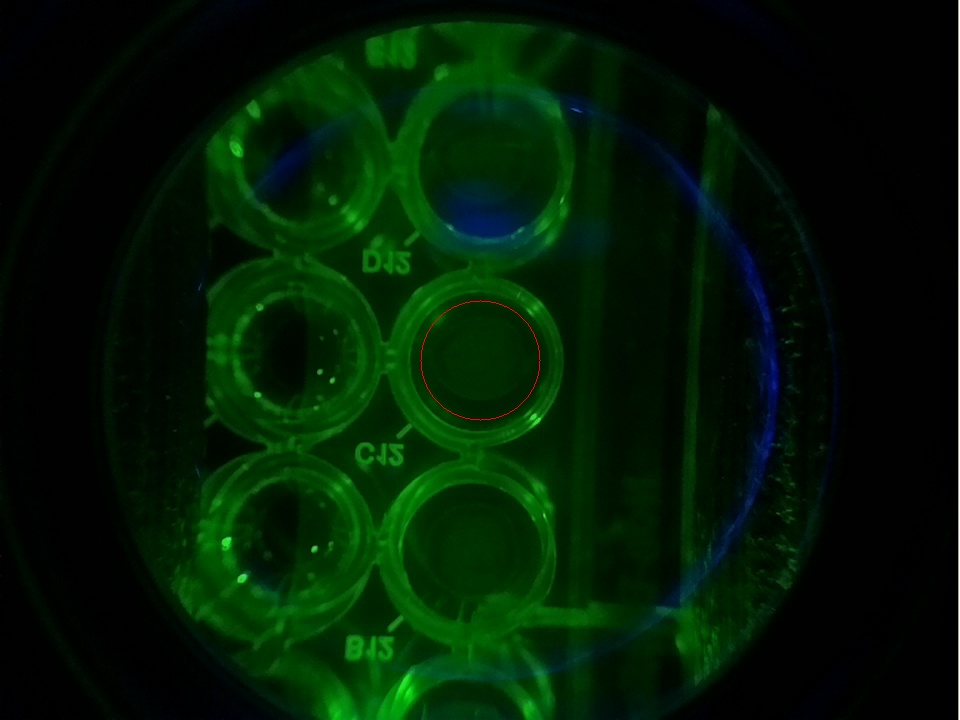
#> input picture OPTICS/20201101/2/IMG_20201102-232357.jpg, 960 x 720 px; its folder holds only this picture in this run
$ python FOURMIA_img_process_2color_wholesale.py
#> lines starting #> are read from the running program, lines starting #| are printed output that depends on the picture
# Standard imports
import os
import cv2
from PIL import Image
import numpy as np
from skimage.exposure import rescale_intensity
from skimage.filters import threshold_yen
from matplotlib import pyplot as plt
from sklearn.datasets import load_iris
from sklearn import tree
from imutils import paths

# folder_names = ["1pm-2","1pm-3","100fm-1","100fm-2","100fm-3","10fm-1","10fm-2","10fm-3","1fm-1","1fm-2","1fm-3",
#                 "1fm-4","0fm-1","0fm-2","0fm-3","0fm-4",]
# folder_names = ["0fm-4","1fm-4"]
folder_names = ["A-1-G","A-2-G","A-3-G","A-4-G",
                "B-1-G","B-2-G","B-3-G","B-4-G",
                "C-1-G","C-2-G","C-3-G","C-4-G",
                "D-1-G","D-2-G","D-3-G","D-4-G"]
# folder_name = "10pm-2"
file1 = open("results.txt","w")

for folder_name in folder_names:
    imagePathString = "./MAG COVID EVAL/mag-05312021/plate3/" + folder_name + "/2/"
    imagePaths = sorted(list(paths.list_images(imagePathString)))

    for imagePath in imagePaths:
        img_raw = cv2.imread(imagePath)
#> img_raw is the input picture: shape (720, 960, 3); mean B, G, R 4.4, 27.4, 1.9
        img_0 = img_raw[120:1030, 620:1230, :]
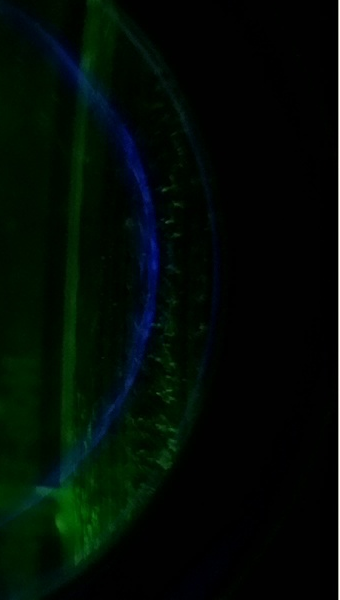
#> img_0: shape (600, 340, 3); mean B, G, R 5.8, 12, 2.2
        img_np_0 = cv2.cvtColor(img_0, cv2.COLOR_BGR2RGB)
        hsv_0 = cv2.cvtColor(img_0, cv2.COLOR_BGR2HSV)
#> hsv_0: shape (600, 340, 3); mean H, S, V 42.9, 148.8, 13.8
        img_gray_0 = cv2.cvtColor(img_0, cv2.COLOR_BGR2GRAY)
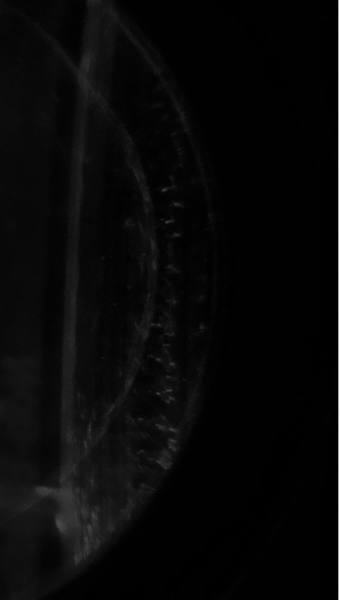
#> img_gray_0: shape (600, 340); min 0, max 255, mean 8.3
        # cv2.imshow("orig", img_0)
        # cv2.imshow("gray orig", img_gray_0)

        img_2 = img_0.copy()
        img_3 = img_0.copy()
        s = (img_3.shape[0], img_3.shape[1], img_3.shape[2])
#> s = (600, 340, 3)
        img_4 = np.zeros(s).astype(np.uint8)
        img_4_2 = img_4.copy()
        for i in range(0, img_0.shape[0]):
            for j in range(0, img_0.shape[1]):
                if img_gray_0[i, j] > 15:  # parameter 1
                    if img_2[i, j, 2] > 10 and img_2[i, j, 0] > 8:  # parameter 2 and 3
                        if img_2[i, j, 2] / img_2[i, j, 1] > 0.55:  # parameter 4
                            img_3[i, j, :] = img_2[i, j, :].copy()
                        else:
                            img_3[i, j, :] = [0, 0, 0]
                    else:
                        img_3[i, j, :] = [0, 0, 0]
                else:
                    img_3[i, j, :] = [0, 0, 0]

                # #### for only green beads
                # if img_gray_0[i, j] > 50 and img_2[i, j, 2] / img_2[i, j, 1] > 0.6:  # parameter 5 6
                #     img_4[i, j, :] = img_2[i, j, :].copy()
                # elif img_gray_0[i, j] > 40 and img_2[i, j, 2] / img_2[i, j, 1] > 0.7:  # parameter 7 8
                #     img_4[i, j, :] = img_2[i, j, :].copy()

                ##### for red beads in green-red condition
                # if img_gray_0[i, j] > 50 and img_2[i, j, 2] / img_2[i, j, 1] > 0.65 and img_2[i, j, 0] / img_2[
                #     i, j, 2] < .75:  # parameter 5 6 7; <0.75 red
                #     img_4[i, j, :] = img_2[i, j, :].copy()
                # elif img_gray_0[i, j] > 40 and img_2[i, j, 2] / img_2[i, j, 1] > 0.75 and img_2[i, j, 0] / img_2[
                #     i, j, 2] < .75:  # parameter 8 9 10; <0.75 red
                #     img_4[i, j, :] = img_2[i, j, :].copy()

                # if img_gray_0[i, j] > 50 and img_2[i, j, 2] / img_2[i, j, 1] > 0.4 and img_2[i, j, 0] / img_2[
                #     i, j, 2] > .75:  # parameter 5 6 7; >0.75 green
                #     img_4[i, j, :] = img_2[i, j, :].copy()
                # elif img_gray_0[i, j] > 40 and img_2[i, j, 2] / img_2[i, j, 1] > 0.5 and img_2[i, j, 0] / img_2[
                #     i, j, 2] > .75:  # parameter 8 9 10; >0.75 green
                #     img_4[i, j, :] = img_2[i, j, :].copy()

                if img_gray_0[i, j] > 50 and img_2[i, j, 2] / img_2[i, j, 1] > 0.6 and img_2[i, j, 2] / img_2[
                    i, j, 1] < 0.8:  # parameter 5 6 green
                    img_4[i, j, :] = img_2[i, j, :].copy()
                elif img_gray_0[i, j] > 40 and img_2[i, j, 2] / img_2[i, j, 1] > 0.7 and img_2[i, j, 2] / img_2[
                    i, j, 1] < 0.8:  # parameter 7 8 green
                    img_4[i, j, :] = img_2[i, j, :].copy()

                if img_gray_0[i, j] > 50 and img_gray_0[i, j] < 150 and img_2[i, j, 2] / img_2[
                    i, j, 1] > 0.8:  # parameter 5 6 red
                    img_4_2[i, j, :] = img_2[i, j, :].copy()
                elif img_gray_0[i, j] > 40 and img_gray_0[i, j] < 150 and img_2[i, j, 2] / img_2[
                    i, j, 1] > 0.85:  # parameter 7 8 red
                    img_4_2[i, j, :] = img_2[i, j, :].copy()
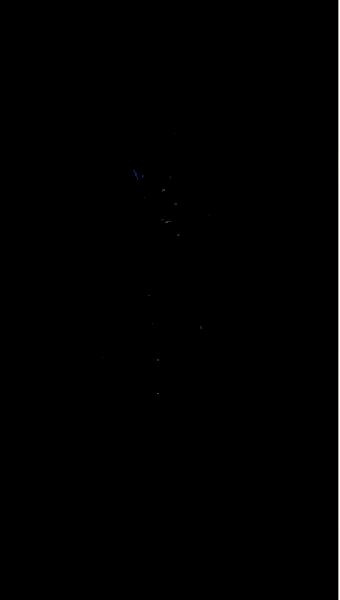
#> img_3: shape (600, 340, 3); mean B, G, R 1.2, 1.2, 1.2
#> img_4_2: shape (600, 340, 3); every value is 0


        # cv2.imshow("bright pixels", img_3)  # mag beads + signals + bright noises
        # cv2.imshow("only sharp", img_4)  # signals + bright noises

        img_5 = img_3 - img_4  # only mag beads
        img_gray_5 = cv2.cvtColor(img_5, cv2.COLOR_BGR2GRAY)

        # # # remove large area sharp area by opening --------------------------------------------------------------------------
        img_gray_4 = cv2.cvtColor(img_4, cv2.COLOR_BGR2GRAY)
        kernel = np.ones((5, 5), np.uint8)
        dilation = cv2.dilate(img_gray_4, kernel, iterations=1)
        erosion = cv2.erode(dilation, kernel, iterations=2)
#> erosion: shape (600, 340); every value is 0
        img_gray_4_denoise = img_gray_4 - erosion
        # cv2.imshow("opening", erosion)
        # cv2.imshow("denoise", img_gray_4_denoise)  # only signals

        img_gray_4_2 = cv2.cvtColor(img_4_2, cv2.COLOR_BGR2GRAY)
        kernel = np.ones((5, 5), np.uint8)
        dilation = cv2.dilate(img_gray_4_2, kernel, iterations=1)
        erosion = cv2.erode(dilation, kernel, iterations=2)
        img_gray_4_2_denoise = img_gray_4_2 - erosion
        # cv2.imshow("opening", erosion)
        # cv2.imshow("denoise red", img_gray_4_2_denoise)  # only signals

        ### red mask
        redLower = (0, 0, 80)
        redUpper = (255, 255, 255)
        hsv = cv2.cvtColor(img_4_2, cv2.COLOR_BGR2HSV)
        mask_r0 = cv2.inRange(hsv, redLower, redUpper)
        img_6_hsv = cv2.bitwise_and(hsv, hsv, mask=mask_r0)
        img_6 = cv2.cvtColor(img_6_hsv, cv2.COLOR_HSV2BGR)
        # cv2.imshow("red", img_6)  # only signals

        # # # calculation ------------------------------------------------------------------------------------------------------
        num_mag_beads = np.count_nonzero(img_gray_5)
#> num_mag_beads = 1267
        num_signals_green = np.count_nonzero(img_gray_4_denoise)
#> num_signals_green = 7
        brightness_signals_green = np.sum(img_gray_4_denoise)
#> brightness_signals_green = 426
        num_signals_red = np.count_nonzero(img_gray_4_2_denoise)
#> num_signals_red = 0
        brightness_signals_red = np.sum(img_gray_4_2_denoise)
#> brightness_signals_red = 0

        head, tail = os.path.split(imagePath)
        magbeads_filename = tail.split(".", 1)[0] + "-mag.jpg"
        cv2.imwrite(os.path.join(imagePathString, magbeads_filename), img_gray_5)
        signal_filename_green = tail.split(".", 1)[0] + "-signal-g.jpg"
        cv2.imwrite(os.path.join(imagePathString, signal_filename_green), img_gray_4_denoise)
        signal_filename_red = tail.split(".", 1)[0] + "-signal-r.jpg"
        cv2.imwrite(os.path.join(imagePathString, signal_filename_red), img_gray_4_2_denoise)

        print(folder_name, tail.split(".", 1)[0], num_mag_beads, num_signals_green, brightness_signals_green, num_signals_red, brightness_signals_red)
#| A-1-G IMG_20201102-232357 1267 7 426 0 0
#> (the run stopped early here; a loop or call above may not have finished)
